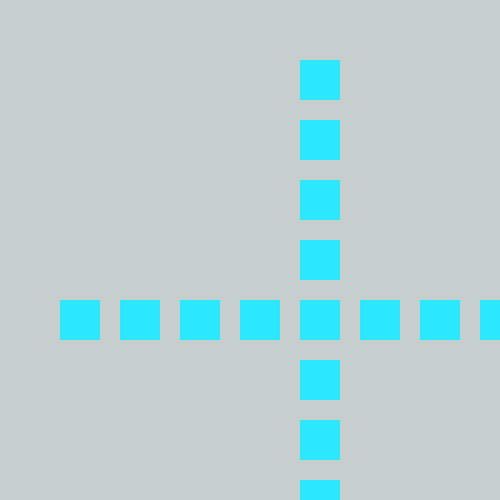
Frame 1 (no input)
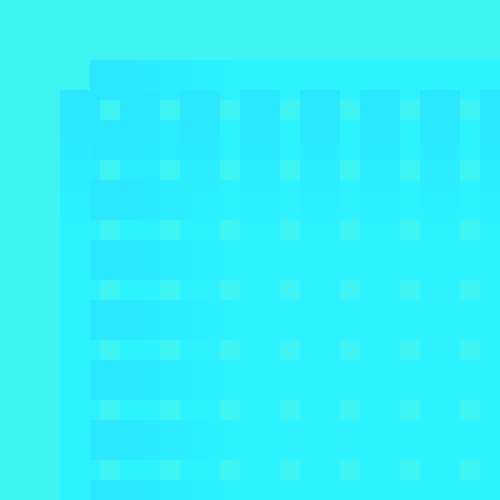
Frame 60 (the mouse pressed at the canvas centre just before this capture)
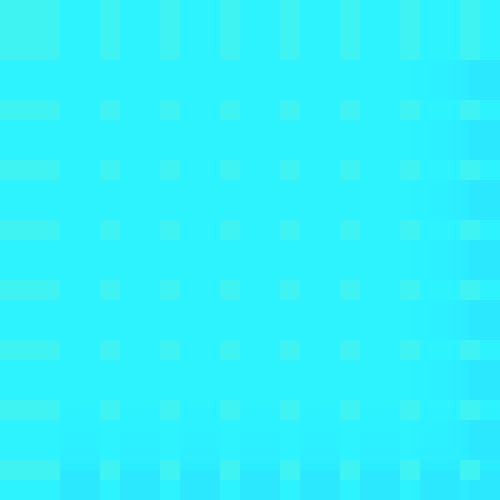
Frame 120 (the mouse held since frame 60 and released just before this capture)

The Processing sketch that drew these frames (run headless with seeded random() and noise(); from frame 60 on, the mouse is pressed at the canvas centre):

// Processing sketch: processing_66648
// ── processing_66648.pde

int yPos = 300;
int yspe = 2; 
int xPos = 300;
int xspe = 10;

void setup(){
  size(500,500);
  frameRate(100);
  smooth();
  noStroke();
}
void draw(){
  fill(44, 255, 243, 10); 
  rect(0, 0, 500, 500);
  fill(44,232,255);
  for(int i = 0; i < 20; i ++){
    rect(0 + 60 * (i+1), yPos, 40, 40);
    rect(xPos, 0 + 60 * (i+1), 40, 40);
  }
  moveRects(5);  
}

void moveRects(int speed){
  if(yPos == 0 || yPos == 490){
    yspe = yspe*(-1); 
  }
  yPos = yPos + speed * yspe; 
  
  if(xPos == 100 || xPos == 490){
    xspe = xspe*(-1);
  }
  xPos = xPos + speed * yspe;
}
